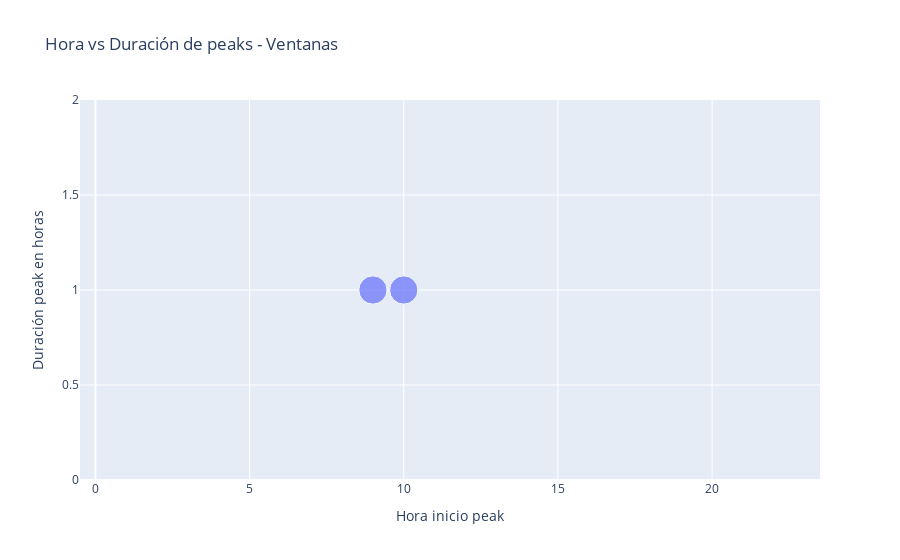

Notebook cell for this chart:
### Markdown cell above
Scatterplot de duración de peaks en horas vs el inicio de la hora correspondiente al peak, donde el tamaño de cada circulo corresponde a la cantidad de datos asociados a la tupla (Hora inicio, duracón) para la estación Ventanas.

### Code cell
peak_hour_duration(ventanas_peaks_df, 'Ventanas')

### Figure 1 — Plotly figure (JSON) as saved in the notebook; plotly's stock layout.template omitted (floating-point values rounded to 4 significant figures)
{"data": [{"hovertemplate": "Hora inicio peak=%{x}<br>Duración peak en horas=%{y}<br>Frecuencia=%{marker.size}<extra></extra>", "legendgroup": "", "marker": {"color": "#636efa", "size": [1, 1], "sizemode": "area", "sizeref": 0.0025, "symbol": "circle"}, "mode": "markers", "name": "", "orientation": "v", "showlegend": false, "type": "scatter", "x": [10, 9], "xaxis": "x", "y": [1, 1], "yaxis": "y"}], "layout": {"legend": {"itemsizing": "constant", "tracegroupgap": 0}, "title": {"text": "Hora vs Duración de peaks - Ventanas"}, "xaxis": {"anchor": "y", "domain": [0, 1], "range": [-0.5, 23.5], "title": {"text": "Hora inicio peak"}}, "yaxis": {"anchor": "x", "domain": [0, 1], "title": {"text": "Duración peak en horas"}}}}
